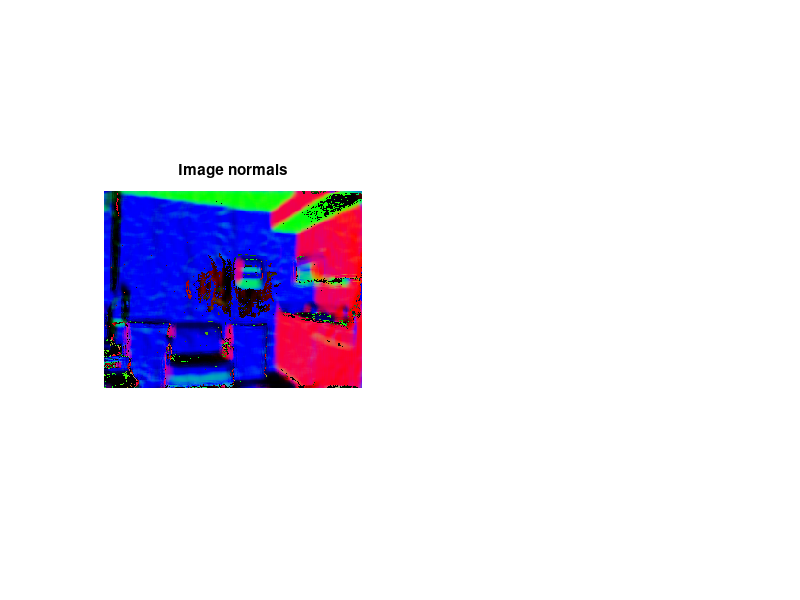

Source code (MATLAB): (Note: this script raises an error after producing the figure.)
% This file performs the following tasks:
% 1. Load image normals and
% 2. Cluster normals using MBHC-FMM method (for depth image analysis)

% Reference:
% [1] Hasnat et al., Model-based hierarchical clustering with Bregman 
% divergences and Fishers mixture model: application to depth image analysis. 
% Statistics and Computing, 1-20, 2015.
%
% [2] Hasnat et al., Hierarchical 3-D von Mises-Fisher Mixture Model, ICML-WDDL, 2013.
% 

% Author: Md Abul HASNAT

clc; clear all; close all;

%% Part 1 (Load data and ground truth labels)

% Load depth image
load('depImg.mat');
imgNormals = depImg.imgNormals;
[r, c, d] = size(imgNormals);

% Display image normals
subplot(121);
imshow(imgNormals, []);
title('Image normals');

% reshape as (N x 3)
imgNormals = reshape(imgNormals, r*c, d);

%% Part 2 (data clustering - using MBHC-FMM method)
% Perform clustering data
kMax = 15; % desired maximum possible number of clusters

% get model parameters with k_max
params = bd_vmfmm(imgNormals, kMax);
params = annihilateComp(params); % eliminate empty clusters

% get model parameters with k_max
[~, allIC, allClust] = get_HC_IC_BD(imgNormals, params);

% Model selection
y = allIC.BIC;
x = 1: length(y);

% Select the number of clusters automatically (s.t. k_max number of
% clusters)
[numComp,~, ~] = wplr(x,y,[1 30]); % WLR-30

% Get the final clustering results
finalClust = allClust(:, numComp);

% Display data in sphere with label
labelImg = reshape(finalClust, r, c);
subplot(122);
imshow(label2rgb(labelImg), []);
title('Depth Image Regions');